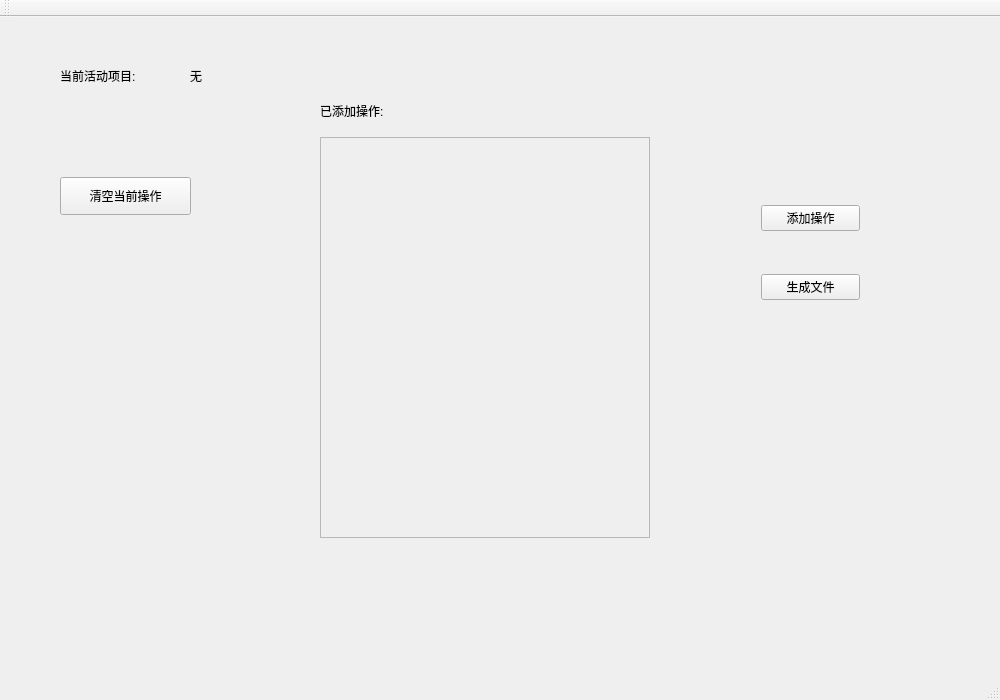
<?xml version="1.0" encoding="UTF-8"?>
<ui version="4.0">
 <class>MainWindow</class>
 <widget class="QMainWindow" name="MainWindow">
  <property name="geometry">
   <rect>
    <x>0</x>
    <y>0</y>
    <width>1000</width>
    <height>700</height>
   </rect>
  </property>
  <property name="windowTitle">
   <string>MainWindow</string>
  </property>
  <widget class="QWidget" name="centralWidget">
   <widget class="QWidget" name="widget" native="true">
    <property name="geometry">
     <rect>
      <x>750</x>
      <y>140</y>
      <width>121</width>
      <height>191</height>
     </rect>
    </property>
    <layout class="QVBoxLayout" name="verticalLayout">
     <item>
      <widget class="QPushButton" name="pushButton">
       <property name="sizePolicy">
        <sizepolicy hsizetype="Preferred" vsizetype="Fixed">
         <horstretch>0</horstretch>
         <verstretch>0</verstretch>
        </sizepolicy>
       </property>
       <property name="text">
        <string>添加操作</string>
       </property>
      </widget>
     </item>
     <item>
      <widget class="QPushButton" name="pushButton_2">
       <property name="text">
        <string>生成文件</string>
       </property>
      </widget>
     </item>
    </layout>
   </widget>
   <widget class="QScrollArea" name="scrollArea">
    <property name="geometry">
     <rect>
      <x>320</x>
      <y>120</y>
      <width>330</width>
      <height>401</height>
     </rect>
    </property>
    <property name="widgetResizable">
     <bool>true</bool>
    </property>
    <widget class="QWidget" name="scrollAreaWidgetContents">
     <property name="geometry">
      <rect>
       <x>0</x>
       <y>0</y>
       <width>328</width>
       <height>399</height>
      </rect>
     </property>
    </widget>
   </widget>
   <widget class="QLabel" name="label">
    <property name="geometry">
     <rect>
      <x>60</x>
      <y>48</y>
      <width>121</width>
      <height>21</height>
     </rect>
    </property>
    <property name="text">
     <string>当前活动项目:</string>
    </property>
   </widget>
   <widget class="QLabel" name="label_2">
    <property name="geometry">
     <rect>
      <x>190</x>
      <y>48</y>
      <width>101</width>
      <height>21</height>
     </rect>
    </property>
    <property name="text">
     <string>无</string>
    </property>
   </widget>
   <widget class="QPushButton" name="pushButton_3">
    <property name="geometry">
     <rect>
      <x>60</x>
      <y>160</y>
      <width>131</width>
      <height>38</height>
     </rect>
    </property>
    <property name="text">
     <string>清空当前操作</string>
    </property>
   </widget>
   <widget class="QLabel" name="label_3">
    <property name="geometry">
     <rect>
      <x>320</x>
      <y>78</y>
      <width>101</width>
      <height>31</height>
     </rect>
    </property>
    <property name="text">
     <string>已添加操作:</string>
    </property>
   </widget>
  </widget>
  <widget class="QMenuBar" name="menuBar">
   <property name="geometry">
    <rect>
     <x>0</x>
     <y>0</y>
     <width>1000</width>
     <height>17</height>
    </rect>
   </property>
  </widget>
  <widget class="QToolBar" name="mainToolBar">
   <attribute name="toolBarArea">
    <enum>TopToolBarArea</enum>
   </attribute>
   <attribute name="toolBarBreak">
    <bool>false</bool>
   </attribute>
  </widget>
  <widget class="QStatusBar" name="statusBar"/>
  <action name="actionOpen">
   <property name="text">
    <string>打开</string>
   </property>
  </action>
 </widget>
 <layoutdefault spacing="6" margin="11"/>
 <resources/>
 <connections/>
</ui>
